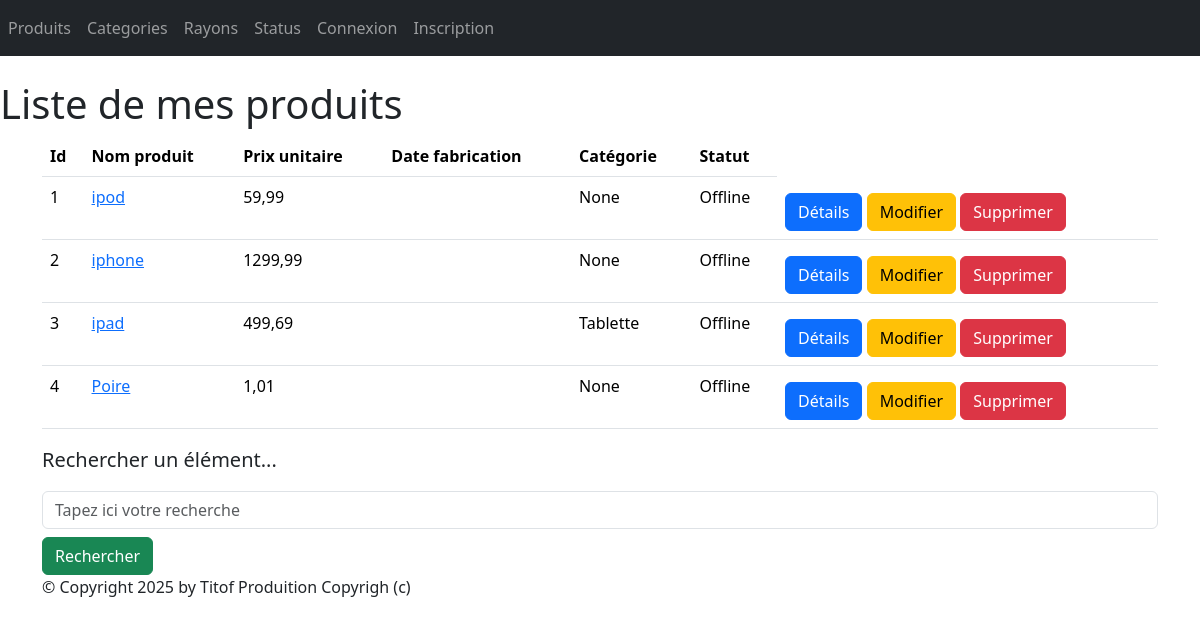
Screenshot of /monApp/produits/ with the database file from the repository.
### monApp/models.py (models this page shows, shortened)
class Produit(models.Model):
    refProd = models.AutoField(primary_key=True)
    intituleProd = models.CharField(max_length=200)
    prixUnitaireProd = models.DecimalField(max_digits=10, decimal_places=2)
    dateFabrication = models.DateField(default=date.today())
    categorie = models.ForeignKey(Categorie, on_delete=models.CASCADE, related_name="produit", null=True, blank=True)
    status = models.ForeignKey(Statut, on_delete=models.CASCADE, related_name="produit", null=True, blank=True)

class Statut(models.Model):
    idStatus = models.AutoField(primary_key=True)
    libelleStatus = models.CharField(max_length=100)
    def __str__(self):
        return self.libelleStatus

class Categorie(models.Model):
    idCat = models.AutoField(primary_key=True)
    nomCat = models.CharField(max_length=100)
    def __str__(self):
        return self.nomCat

### monApp/views.py (the view)
class ProduitListView(ListView):
    model = Produit
    template_name = "monApp/list_produits.html"
    context_object_name = "prdts"
    def get_queryset(self):
        query = self.request.GET.get('search')
        if query:
            return Produit.objects.filter(intituleProd__icontains=query).select_related('categorie').select_related('status')
        return Produit.objects.select_related('categorie').select_related('status')
    def get_context_data(self, **kwargs):
        context = super(ProduitListView, self).get_context_data(**kwargs)
        context['titremenu'] = "Liste de mes produits"
        return context

### monApp/templates/monApp/list_produits.html
{% extends 'monApp/base.html' %}
{% block menu %}
<h1>{{ titremenu }}</h1>
{% endblock %}
{% block contenu %}
<table class="table">
    <thead>
        <th>Id</th>
        <th>Nom produit</th>
        <th>Prix unitaire</th>
        <th>Date fabrication</th>
        <th>Catégorie</th>
        <th>Statut</th>
    </thead>
    <tbody>
        {% for prdt in prdts %}
        <tr>
            <td>{{ prdt.refProd }} </td>
            <td><a href="{% url 'prdt-dtl' prdt.refProd %}">{{ prdt.intituleProd }}</a> </td>
            <td>{{ prdt.prixUnitaireProd }} </td>
            <td>{{ prdt.dateFabProd }} </td>
            <td>{{ prdt.categorie }} </td>
            <td>{{ prdt.status }} </td>
            <td>
                <a href="{% url 'prdt-dtl' prdt.refProd %}" class="btn btn-primary mt-2">Détails</a>
                <a href="{% url 'prdt-chng' prdt.refProd %}" class="btn btn-warning mt-2">Modifier</a>
                <a href="{% url 'prdt-dlt' prdt.refProd %}" class="btn btn-danger mt-2">Supprimer</a>
            </td>
        </tr>
        {% endfor %}
    </tbody>
</table>
<p class="lead mb-3 ml-0">Rechercher un élément...</p>
<form method="GET" action="">
    <input class="form-control" type="text" name="search" placeholder="Tapez ici votre recherche"
        value="{{ request.GET.search }}">
    <button type="submit" class="btn btn-success mt-2">Rechercher</button>
</form>
{% endblock %}

### static/styles.css (style rules this page uses)
h1 { color: red; }

### rows the page displays
Produit: refProd "1", intituleProd "ipod", prixUnitaireProd "59,99", categorie "None", status "Offline"
Produit: refProd "2", intituleProd "iphone", prixUnitaireProd "1299,99", categorie "None", status "Offline"
Produit: refProd "3", intituleProd "ipad", prixUnitaireProd "499,69", categorie "Tablette", status "Offline"
Produit: refProd "4", intituleProd "Poire", prixUnitaireProd "1,01", categorie "None", status "Offline"

### other values shown
{{ titremenu }} "Liste de mes produits"
